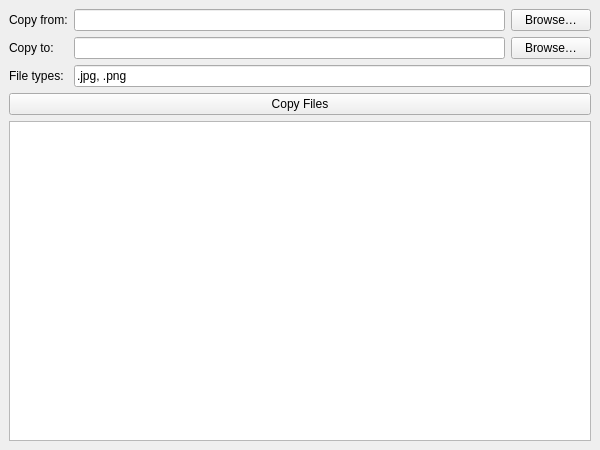
<?xml version="1.0" encoding="UTF-8"?>
<ui version="4.0">
 <class>MainWindow</class>
 <widget class="QMainWindow" name="MainWindow">
  <property name="geometry">
   <rect>
    <x>0</x>
    <y>0</y>
    <width>600</width>
    <height>450</height>
   </rect>
  </property>
  <property name="windowTitle">
   <string>File Sorter</string>
  </property>
  <widget class="QWidget" name="centralwidget">
   <layout class="QGridLayout" name="mainLayout">
    <item row="0" column="0">
     <widget class="QLabel" name="sourceLabel">
      <property name="text">
       <string>Copy from:</string>
      </property>
     </widget>
    </item>
    <item row="0" column="1">
     <widget class="QLineEdit" name="sourceEdit"/>
    </item>
    <item row="0" column="2">
     <widget class="QPushButton" name="sourceButton">
      <property name="text">
       <string>Browse…</string>
      </property>
     </widget>
    </item>
    <item row="1" column="0">
     <widget class="QLabel" name="destLabel">
      <property name="text">
       <string>Copy to:</string>
      </property>
     </widget>
    </item>
    <item row="1" column="1">
     <widget class="QLineEdit" name="destEdit"/>
    </item>
    <item row="1" column="2">
     <widget class="QPushButton" name="destButton">
      <property name="text">
       <string>Browse…</string>
      </property>
     </widget>
    </item>
    <item row="2" column="0">
     <widget class="QLabel" name="typesLabel">
      <property name="text">
       <string>File types:</string>
      </property>
     </widget>
    </item>
    <item row="2" column="1" colspan="2">
     <widget class="QLineEdit" name="typesEdit">
      <property name="text">
       <string>.jpg, .png</string>
      </property>
      <property name="placeholderText">
       <string>Separate with commas, e.g. .jpg, .png, .pdf</string>
      </property>
     </widget>
    </item>
    <item row="3" column="0" colspan="3">
     <widget class="QPushButton" name="copyButton">
      <property name="text">
       <string>Copy Files</string>
      </property>
     </widget>
    </item>
    <item row="4" column="0" colspan="3">
     <widget class="QListWidget" name="logList"/>
    </item>
   </layout>
  </widget>
 </widget>
 <resources/>
 <connections/>
</ui>
